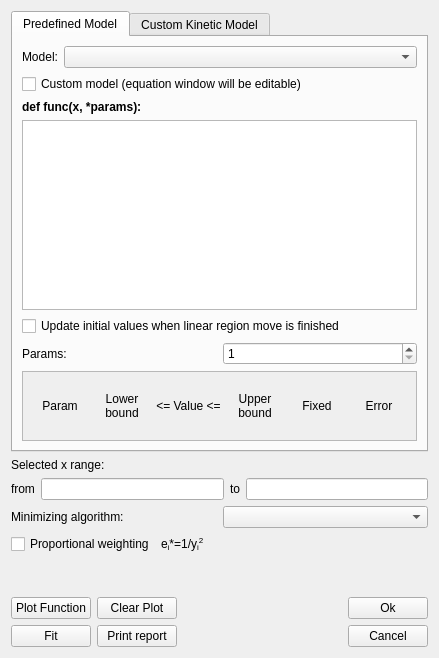
<?xml version="1.0" encoding="UTF-8"?>
<ui version="4.0">
 <class>Form</class>
 <widget class="QWidget" name="Form">
  <property name="geometry">
   <rect>
    <x>0</x>
    <y>0</y>
    <width>439</width>
    <height>658</height>
   </rect>
  </property>
  <property name="windowTitle">
   <string>Form</string>
  </property>
  <layout class="QGridLayout" name="gridLayout_4">
   <item row="0" column="0">
    <layout class="QVBoxLayout" name="verticalLayout_3">
     <item>
      <widget class="QTabWidget" name="tabWidget">
       <property name="sizePolicy">
        <sizepolicy hsizetype="Expanding" vsizetype="Preferred">
         <horstretch>0</horstretch>
         <verstretch>0</verstretch>
        </sizepolicy>
       </property>
       <property name="currentIndex">
        <number>0</number>
       </property>
       <widget class="QWidget" name="tab">
        <attribute name="title">
         <string>Predefined Model</string>
        </attribute>
        <layout class="QGridLayout" name="gridLayout">
         <item row="0" column="0">
          <layout class="QVBoxLayout" name="verticalLayout">
           <item>
            <layout class="QHBoxLayout" name="horizontalLayout_4">
             <item>
              <widget class="QLabel" name="label_2">
               <property name="text">
                <string>Model:</string>
               </property>
              </widget>
             </item>
             <item>
              <widget class="QComboBox" name="cbModel">
               <property name="sizePolicy">
                <sizepolicy hsizetype="Expanding" vsizetype="Fixed">
                 <horstretch>0</horstretch>
                 <verstretch>0</verstretch>
                </sizepolicy>
               </property>
              </widget>
             </item>
            </layout>
           </item>
           <item>
            <widget class="QCheckBox" name="cbCustom">
             <property name="text">
              <string>Custom model (equation window will be editable)</string>
             </property>
            </widget>
           </item>
           <item>
            <widget class="QLabel" name="label">
             <property name="text">
              <string>&lt;html&gt;&lt;head/&gt;&lt;body&gt;&lt;p&gt;&lt;span style=&quot; font-weight:600;&quot;&gt;def func(x, *params):&lt;/span&gt;&lt;/p&gt;&lt;/body&gt;&lt;/html&gt;</string>
             </property>
            </widget>
           </item>
           <item>
            <widget class="QPlainTextEdit" name="pteEquation">
             <property name="sizePolicy">
              <sizepolicy hsizetype="Preferred" vsizetype="Expanding">
               <horstretch>0</horstretch>
               <verstretch>0</verstretch>
              </sizepolicy>
             </property>
             <property name="minimumSize">
              <size>
               <width>0</width>
               <height>0</height>
              </size>
             </property>
             <property name="maximumSize">
              <size>
               <width>16777215</width>
               <height>16777215</height>
              </size>
             </property>
             <property name="plainText">
              <string/>
             </property>
            </widget>
           </item>
           <item>
            <widget class="QCheckBox" name="cbUpdateInitValues">
             <property name="sizePolicy">
              <sizepolicy hsizetype="Ignored" vsizetype="Fixed">
               <horstretch>0</horstretch>
               <verstretch>0</verstretch>
              </sizepolicy>
             </property>
             <property name="text">
              <string>Update initial values when linear region move is finished</string>
             </property>
            </widget>
           </item>
           <item>
            <layout class="QHBoxLayout" name="horizontalLayout_3">
             <item>
              <widget class="QLabel" name="label_9">
               <property name="text">
                <string>Params:</string>
               </property>
              </widget>
             </item>
             <item>
              <widget class="QSpinBox" name="sbParamsCount">
               <property name="minimum">
                <number>1</number>
               </property>
               <property name="maximum">
                <number>10</number>
               </property>
              </widget>
             </item>
            </layout>
           </item>
           <item>
            <widget class="QScrollArea" name="scrollArea_2">
             <property name="sizePolicy">
              <sizepolicy hsizetype="Expanding" vsizetype="Maximum">
               <horstretch>0</horstretch>
               <verstretch>0</verstretch>
              </sizepolicy>
             </property>
             <property name="horizontalScrollBarPolicy">
              <enum>Qt::ScrollBarAlwaysOff</enum>
             </property>
             <property name="widgetResizable">
              <bool>true</bool>
             </property>
             <widget class="QWidget" name="scrollAreaWidgetContents_3">
              <property name="geometry">
               <rect>
                <x>0</x>
                <y>0</y>
                <width>383</width>
                <height>85</height>
               </rect>
              </property>
              <layout class="QGridLayout" name="gridLayout_6">
               <item row="0" column="0">
                <layout class="QGridLayout" name="predefGridLayout">
                 <item row="0" column="4">
                  <widget class="QLabel" name="label_7">
                   <property name="text">
                    <string>Fixed</string>
                   </property>
                   <property name="alignment">
                    <set>Qt::AlignCenter</set>
                   </property>
                  </widget>
                 </item>
                 <item row="0" column="0">
                  <widget class="QLabel" name="label_3">
                   <property name="text">
                    <string>Param</string>
                   </property>
                   <property name="alignment">
                    <set>Qt::AlignCenter</set>
                   </property>
                   <property name="margin">
                    <number>0</number>
                   </property>
                  </widget>
                 </item>
                 <item row="0" column="5">
                  <widget class="QLabel" name="label_8">
                   <property name="text">
                    <string>Error</string>
                   </property>
                   <property name="alignment">
                    <set>Qt::AlignCenter</set>
                   </property>
                  </widget>
                 </item>
                 <item row="0" column="3">
                  <widget class="QLabel" name="label_6">
                   <property name="text">
                    <string>Upper
bound</string>
                   </property>
                   <property name="alignment">
                    <set>Qt::AlignCenter</set>
                   </property>
                  </widget>
                 </item>
                 <item row="0" column="1">
                  <widget class="QLabel" name="label_4">
                   <property name="text">
                    <string>Lower
bound</string>
                   </property>
                   <property name="alignment">
                    <set>Qt::AlignCenter</set>
                   </property>
                  </widget>
                 </item>
                 <item row="0" column="2">
                  <widget class="QLabel" name="label_5">
                   <property name="text">
                    <string>&lt;= Value &lt;=</string>
                   </property>
                   <property name="alignment">
                    <set>Qt::AlignCenter</set>
                   </property>
                  </widget>
                 </item>
                </layout>
               </item>
              </layout>
             </widget>
            </widget>
           </item>
          </layout>
         </item>
        </layout>
       </widget>
       <widget class="QWidget" name="tab_2">
        <attribute name="title">
         <string>Custom Kinetic Model</string>
        </attribute>
        <layout class="QGridLayout" name="gridLayout_3">
         <item row="0" column="0">
          <layout class="QVBoxLayout" name="verticalLayout_2">
           <item>
            <layout class="QHBoxLayout" name="horizontalLayout_5">
             <item>
              <widget class="QLabel" name="label_21">
               <property name="text">
                <string>Saved models:</string>
               </property>
              </widget>
             </item>
             <item>
              <widget class="QComboBox" name="cbGenModels">
               <property name="sizePolicy">
                <sizepolicy hsizetype="Expanding" vsizetype="Fixed">
                 <horstretch>0</horstretch>
                 <verstretch>0</verstretch>
                </sizepolicy>
               </property>
              </widget>
             </item>
             <item>
              <widget class="QPushButton" name="btnSaveCustomModel">
               <property name="text">
                <string>Save Model As</string>
               </property>
              </widget>
             </item>
            </layout>
           </item>
           <item>
            <widget class="QLabel" name="label_22">
             <property name="text">
              <string>&lt;html&gt;&lt;head/&gt;&lt;body&gt;&lt;p&gt;&lt;span style=&quot; font-weight:600;&quot;&gt;Reaction model:&lt;/span&gt;&lt;/p&gt;&lt;/body&gt;&lt;/html&gt;</string>
             </property>
            </widget>
           </item>
           <item>
            <widget class="QPlainTextEdit" name="pteScheme">
             <property name="sizePolicy">
              <sizepolicy hsizetype="Preferred" vsizetype="Expanding">
               <horstretch>0</horstretch>
               <verstretch>0</verstretch>
              </sizepolicy>
             </property>
             <property name="minimumSize">
              <size>
               <width>0</width>
               <height>0</height>
              </size>
             </property>
             <property name="maximumSize">
              <size>
               <width>16777215</width>
               <height>300</height>
              </size>
             </property>
             <property name="plainText">
              <string/>
             </property>
            </widget>
           </item>
           <item>
            <layout class="QHBoxLayout" name="horizontalLayout_7">
             <item>
              <widget class="QPushButton" name="btnBuildModel">
               <property name="text">
                <string>Build Model</string>
               </property>
              </widget>
             </item>
             <item>
              <widget class="QCheckBox" name="cbShowBackwardRates">
               <property name="text">
                <string>Non-zero backward rates</string>
               </property>
               <property name="checked">
                <bool>false</bool>
               </property>
              </widget>
             </item>
            </layout>
           </item>
           <item>
            <widget class="QCheckBox" name="cbPlotAllComps">
             <property name="text">
              <string>Plot all compartments</string>
             </property>
            </widget>
           </item>
           <item>
            <widget class="QScrollArea" name="scrollArea">
             <property name="sizePolicy">
              <sizepolicy hsizetype="Expanding" vsizetype="Maximum">
               <horstretch>0</horstretch>
               <verstretch>0</verstretch>
              </sizepolicy>
             </property>
             <property name="horizontalScrollBarPolicy">
              <enum>Qt::ScrollBarAlwaysOff</enum>
             </property>
             <property name="widgetResizable">
              <bool>true</bool>
             </property>
             <widget class="QWidget" name="scrollAreaWidgetContents_2">
              <property name="geometry">
               <rect>
                <x>0</x>
                <y>0</y>
                <width>383</width>
                <height>85</height>
               </rect>
              </property>
              <layout class="QGridLayout" name="gridLayout_5">
               <item row="1" column="0">
                <layout class="QGridLayout" name="cusModelGridLayout">
                 <item row="0" column="0">
                  <widget class="QLabel" name="label_16">
                   <property name="text">
                    <string>Param</string>
                   </property>
                   <property name="alignment">
                    <set>Qt::AlignCenter</set>
                   </property>
                   <property name="margin">
                    <number>0</number>
                   </property>
                  </widget>
                 </item>
                 <item row="0" column="4">
                  <widget class="QLabel" name="label_15">
                   <property name="text">
                    <string>Fixed</string>
                   </property>
                   <property name="alignment">
                    <set>Qt::AlignCenter</set>
                   </property>
                  </widget>
                 </item>
                 <item row="0" column="3">
                  <widget class="QLabel" name="label_18">
                   <property name="text">
                    <string>Upper
bound</string>
                   </property>
                   <property name="alignment">
                    <set>Qt::AlignCenter</set>
                   </property>
                  </widget>
                 </item>
                 <item row="0" column="2">
                  <widget class="QLabel" name="label_20">
                   <property name="text">
                    <string>&lt;= Value &lt;=</string>
                   </property>
                   <property name="alignment">
                    <set>Qt::AlignCenter</set>
                   </property>
                  </widget>
                 </item>
                 <item row="0" column="5">
                  <widget class="QLabel" name="label_17">
                   <property name="text">
                    <string>Error</string>
                   </property>
                   <property name="alignment">
                    <set>Qt::AlignCenter</set>
                   </property>
                  </widget>
                 </item>
                 <item row="0" column="1">
                  <widget class="QLabel" name="label_19">
                   <property name="text">
                    <string>Lower
bound</string>
                   </property>
                   <property name="alignment">
                    <set>Qt::AlignCenter</set>
                   </property>
                  </widget>
                 </item>
                </layout>
               </item>
              </layout>
             </widget>
            </widget>
           </item>
          </layout>
         </item>
        </layout>
       </widget>
      </widget>
     </item>
     <item>
      <widget class="QLabel" name="label_10">
       <property name="text">
        <string>Selected x range:</string>
       </property>
      </widget>
     </item>
     <item>
      <layout class="QHBoxLayout" name="horizontalLayout">
       <item>
        <widget class="QLabel" name="label_11">
         <property name="text">
          <string>from</string>
         </property>
        </widget>
       </item>
       <item>
        <widget class="MyLineEdit" name="leX0"/>
       </item>
       <item>
        <widget class="QLabel" name="label_12">
         <property name="text">
          <string>to</string>
         </property>
        </widget>
       </item>
       <item>
        <widget class="MyLineEdit" name="leX1"/>
       </item>
      </layout>
     </item>
     <item>
      <layout class="QHBoxLayout" name="horizontalLayout_6">
       <item>
        <widget class="QLabel" name="label_13">
         <property name="text">
          <string>&lt;html&gt;&lt;head/&gt;&lt;body&gt;&lt;p&gt;Minimizing algorithm:&lt;/p&gt;&lt;/body&gt;&lt;/html&gt;</string>
         </property>
        </widget>
       </item>
       <item>
        <widget class="QComboBox" name="cbMethod"/>
       </item>
      </layout>
     </item>
     <item>
      <layout class="QHBoxLayout" name="horizontalLayout_2">
       <item>
        <widget class="QCheckBox" name="cbPropWeighting">
         <property name="text">
          <string>Proportional weighting</string>
         </property>
         <property name="checked">
          <bool>false</bool>
         </property>
        </widget>
       </item>
       <item>
        <widget class="QLabel" name="label_14">
         <property name="text">
          <string>e&lt;sub&gt;i&lt;/sub&gt;*=1/y&lt;sub&gt;i&lt;/sub&gt;&lt;sup&gt;2&lt;/sup&gt;</string>
         </property>
        </widget>
       </item>
       <item>
        <spacer name="horizontalSpacer_2">
         <property name="orientation">
          <enum>Qt::Horizontal</enum>
         </property>
         <property name="sizeHint" stdset="0">
          <size>
           <width>40</width>
           <height>20</height>
          </size>
         </property>
        </spacer>
       </item>
      </layout>
     </item>
     <item>
      <spacer name="verticalSpacer">
       <property name="orientation">
        <enum>Qt::Vertical</enum>
       </property>
       <property name="sizeType">
        <enum>QSizePolicy::Expanding</enum>
       </property>
       <property name="sizeHint" stdset="0">
        <size>
         <width>20</width>
         <height>40</height>
        </size>
       </property>
      </spacer>
     </item>
     <item>
      <layout class="QGridLayout" name="gridLayout_2">
       <item row="1" column="1">
        <widget class="QPushButton" name="btnPrintReport">
         <property name="text">
          <string>Print report</string>
         </property>
         <property name="checkable">
          <bool>false</bool>
         </property>
         <property name="checked">
          <bool>false</bool>
         </property>
         <property name="autoRepeat">
          <bool>false</bool>
         </property>
         <property name="autoDefault">
          <bool>false</bool>
         </property>
        </widget>
       </item>
       <item row="1" column="4">
        <widget class="QPushButton" name="btnCancel">
         <property name="text">
          <string>Cancel</string>
         </property>
         <property name="autoDefault">
          <bool>false</bool>
         </property>
        </widget>
       </item>
       <item row="0" column="0">
        <widget class="QPushButton" name="btnPlotFunction">
         <property name="text">
          <string>Plot Function</string>
         </property>
         <property name="checkable">
          <bool>false</bool>
         </property>
         <property name="checked">
          <bool>false</bool>
         </property>
         <property name="autoRepeat">
          <bool>false</bool>
         </property>
         <property name="autoDefault">
          <bool>false</bool>
         </property>
        </widget>
       </item>
       <item row="1" column="0">
        <widget class="QPushButton" name="btnFit">
         <property name="text">
          <string>Fit</string>
         </property>
         <property name="checkable">
          <bool>false</bool>
         </property>
         <property name="checked">
          <bool>false</bool>
         </property>
         <property name="autoRepeat">
          <bool>false</bool>
         </property>
         <property name="autoDefault">
          <bool>false</bool>
         </property>
        </widget>
       </item>
       <item row="1" column="2">
        <spacer name="horizontalSpacer">
         <property name="orientation">
          <enum>Qt::Horizontal</enum>
         </property>
         <property name="sizeHint" stdset="0">
          <size>
           <width>40</width>
           <height>20</height>
          </size>
         </property>
        </spacer>
       </item>
       <item row="0" column="4">
        <widget class="QPushButton" name="btnOK">
         <property name="text">
          <string>Ok</string>
         </property>
         <property name="autoDefault">
          <bool>false</bool>
         </property>
        </widget>
       </item>
       <item row="0" column="1">
        <widget class="QPushButton" name="btnClearPlot">
         <property name="text">
          <string>Clear Plot</string>
         </property>
         <property name="checkable">
          <bool>false</bool>
         </property>
         <property name="checked">
          <bool>false</bool>
         </property>
         <property name="autoRepeat">
          <bool>false</bool>
         </property>
         <property name="autoDefault">
          <bool>false</bool>
         </property>
        </widget>
       </item>
      </layout>
     </item>
    </layout>
   </item>
  </layout>
 </widget>
 <customwidgets>
  <customwidget>
   <class>MyLineEdit</class>
   <extends>QLineEdit</extends>
   <header>dialogs.mylineedit</header>
  </customwidget>
 </customwidgets>
 <resources/>
 <connections/>
</ui>
